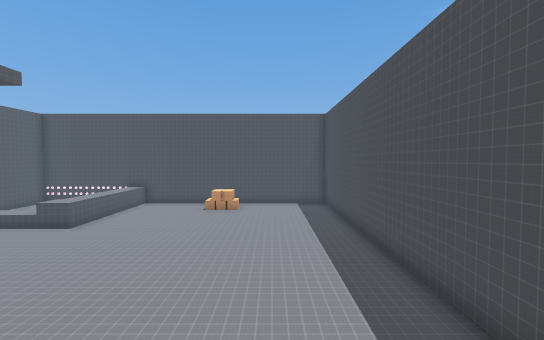
view 1 (above)

18 first-person views from a walk through a 3-D level made in the Godot game engine. The camera is 1.5 m above the floor, tilts 2° down and sees 90° across. The floor is counted in squares, 2 m on a side. Each view is taken from the middle of a square. On the plan, view 1 faces up. The plan holds only what a view shows up to about 10 squares ahead; the rest is blank. Some surface patterns are stand-ins.

view 2
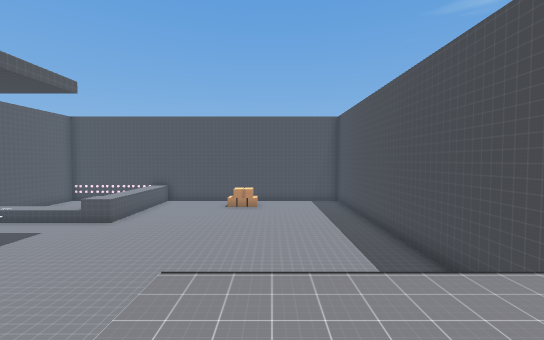

view 3
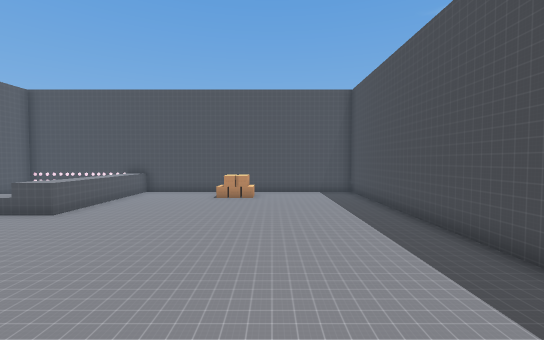

view 4
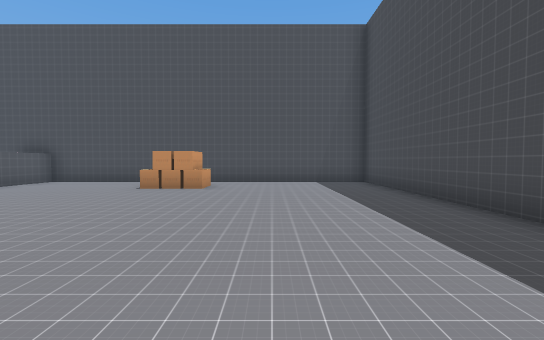

view 5
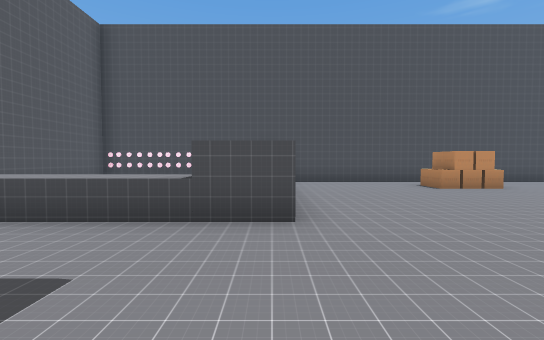

view 6
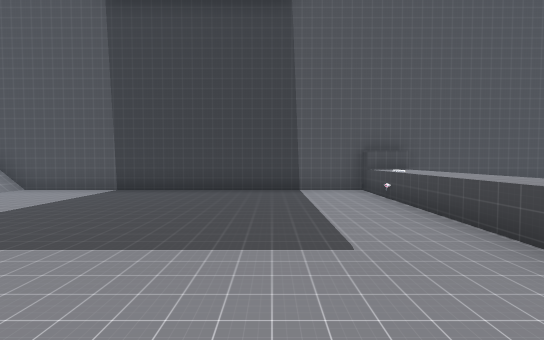

view 7
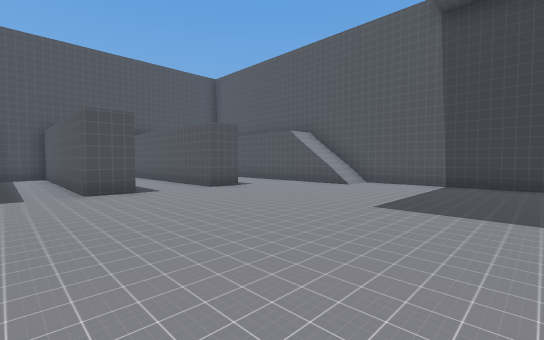

view 8
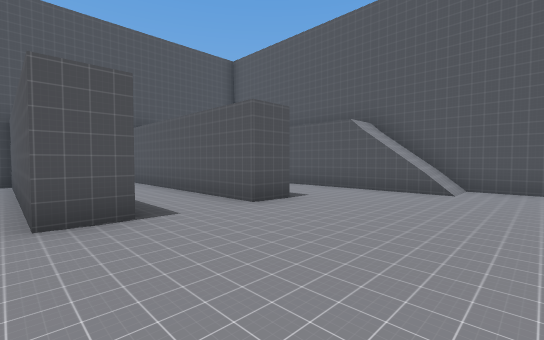

view 9
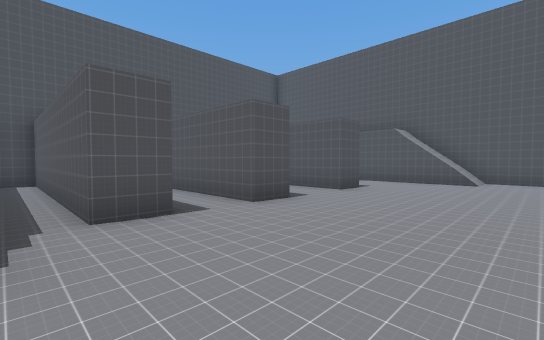

view 10
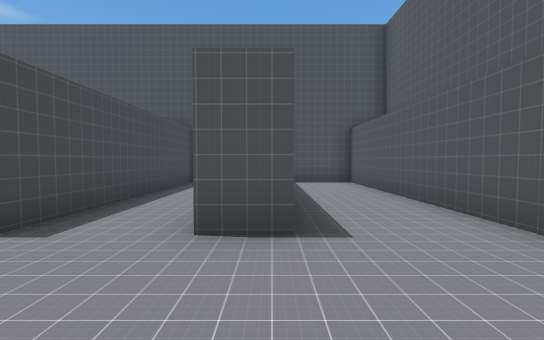

view 11
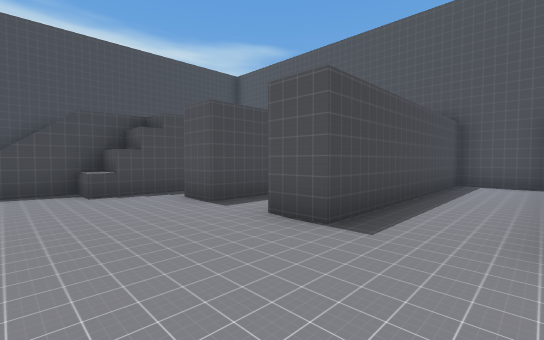

view 12
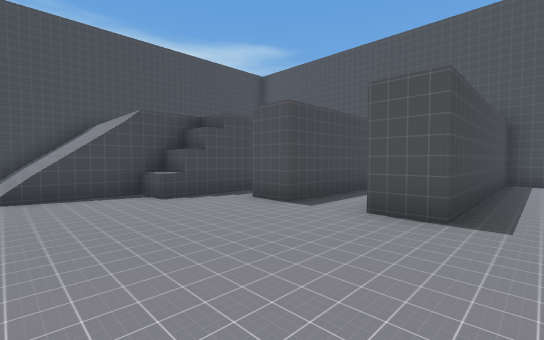

view 13
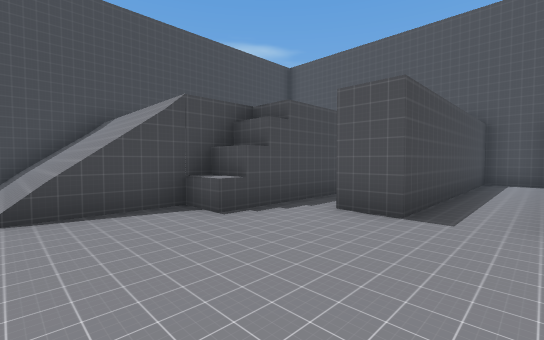

view 14
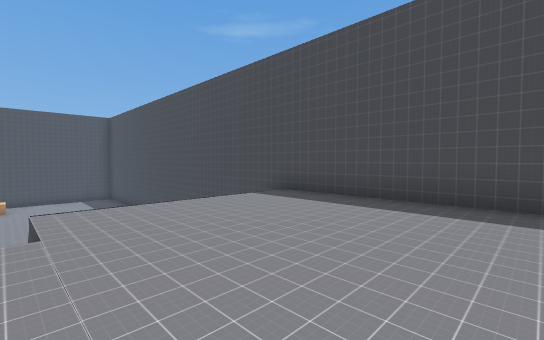

view 15
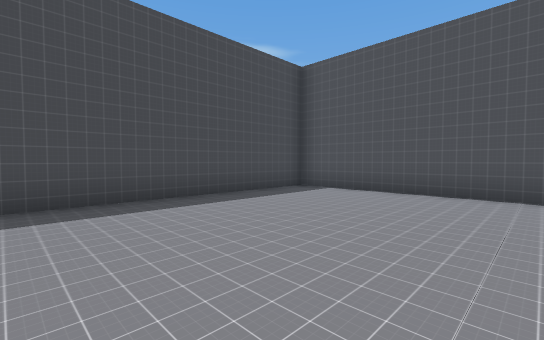

view 16
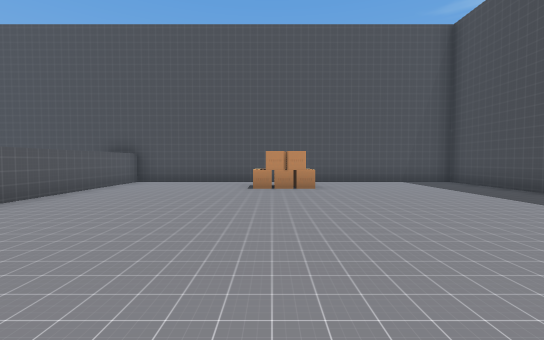

view 17
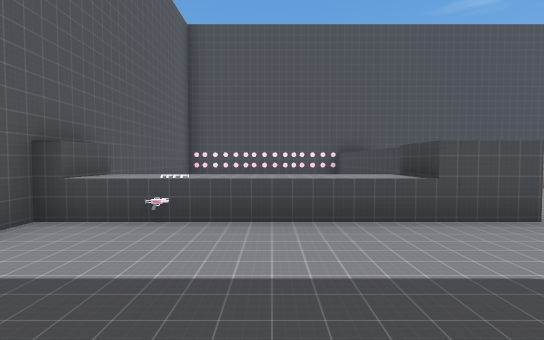

view 18
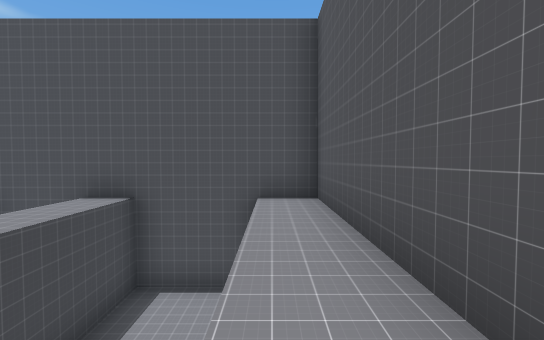

### Floor plan
Key: @ floor where view 1 was taken; # wall or solid block; . main floor; : floor 3.75 m higher than the main floor; / step, stairs or slope; ^ raised ledge; B box; O other object.
Columns run from 14 left of view 1 to 4 right of it. Each row starts with its distance up from view 1.
 17 ###################
 16 #OOOO##...........#
 15 #    ##....BO.....#
 14 #    ##...........#
 13 #    ##...........#
 12 #    ##...........#
 11 #^^^^##...........#
 10 #.O...............#
  9 #.................#
  8 #.................#
  7 #.................#
  6 #.................#
  5 #.................#
  4 #.................#
  3 #............/////#
  2 #............/////#
  1 #/.........../////#
  0 #/..........^:@:::#
 -1 #:..#..#..#.::::::#
 -2 #:..#..#..#.::::::#
 -3 #:..#..#..#.::::::#
 -4 #:..#..#..#.::::::#
 -5 #:..#..#..#.::::::#
 -6 #:..#..#..#.::::::#
 -7 #:..#..#..#.::::::#
 -8 ###################

Positions as (right, up) in squares from view 1, and headings:
1: (0, 0), facing up
2: (-1, -1), facing up
3: (-1, 2), facing up
4: (0, 7), facing up
5: (-8, 7), facing up
6: (-7, 8), facing left
7: (-5, 6), facing down-left
8: (-6, 3), facing down-left
9: (-3, 3), facing down-left
10: (-10, 2), facing down
11: (-9, 2), facing down-right
12: (-8, 3), facing down-right
13: (-6, 3), facing down-right
14: (-2, -4), facing up-right
15: (-2, -1), facing down-right
16: (-3, 7), facing up
17: (-11, 7), facing up
18: (-13, -2), facing down
